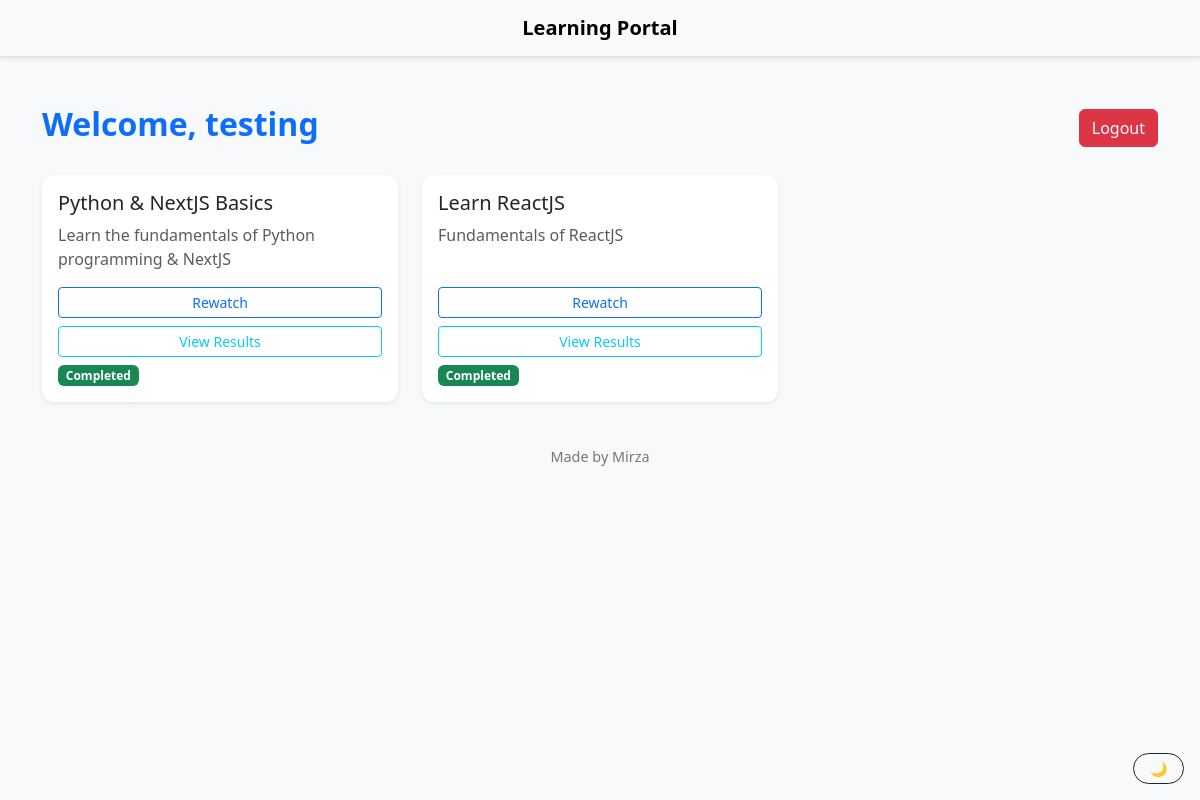
/dashboard/ (signed in), run on the app's committed database.
### main/models.py (models this page shows, shortened)
class Product(models.Model):
    title = models.CharField(max_length=100)
    description = models.TextField()

### main/views.py (the view)
# urls.py: path('dashboard/', views.dashboard, name='dashboard'),
@login_required
def dashboard(request):
    products = Product.objects.all()
    completed_products = UserProductProgress.objects.filter(
        user=request.user,
        completed=True
    ).values_list('product_id', flat=True)
    return render(request, 'dashboard.html', {
        'products': products,
        'completed_products': completed_products,
    })

### main/templates/dashboard.html (shortened to what this page needs)
{% extends "base.html" %}
{% block content %}
<div class="d-flex justify-content-between align-items-center mb-4">
    <h2 class="fw-bold text-primary">Welcome, {{ request.user.username }}</h2>
    <a href="{% url 'logout' %}" class="btn btn-danger">Logout</a>
</div>
<div class="row">
    {% for product in products %}
    <div class="col-md-6 col-lg-4 mb-4">
        <div class="card shadow-sm border-0 h-100">
            <div class="card-body d-flex flex-column justify-content-between">
                <div>
                    <h5 class="card-title">{{ product.title }}</h5>
                    <p class="card-text text-muted">{{ product.description }}</p>
                </div>
                <div class="mt-3">
                    {% if product.id in completed_products %}
                        <a href="{% url 'product_detail' product.pk %}" class="btn btn-outline-primary btn-sm w-100 mb-2">Rewatch</a>
                        <a href="{% url 'quiz_results' product.id %}" class="btn btn-outline-info btn-sm w-100">View Results</a>
                    {% else %}
                        <a href="{% url 'product_detail' product.pk %}" class="btn btn-primary btn-sm w-100">Start Learning</a>
                    {% endif %}
                    {% if product.id in completed_products %}
                        <span class="badge bg-success mt-2">Completed</span>
                    {% endif %}
                </div>
            </div>
        </div>
    </div>
    {% endfor %}
</div>
{% endblock %}

### main/templates/base.html (style rules this page uses)
html, body { height: 100%; }
body { display: flex; flex-direction: column; }
.card { box-shadow: 0 0.5rem 1rem rgba(0, 0, 0, 0.05); border: 1px solid rgba(0, 0, 0, 0.1); border-radius: 0.75rem; }

### data on the page
Product: title "Python & NextJS Basics", description "Learn the fundamentals of Python programming & NextJS", shows "Rewatch", shows "Completed"
Product: title "Learn ReactJS", description "Fundamentals of ReactJS", shows "Rewatch", shows "Completed"

### other printed values
{{ request.user.username }} "testing"
